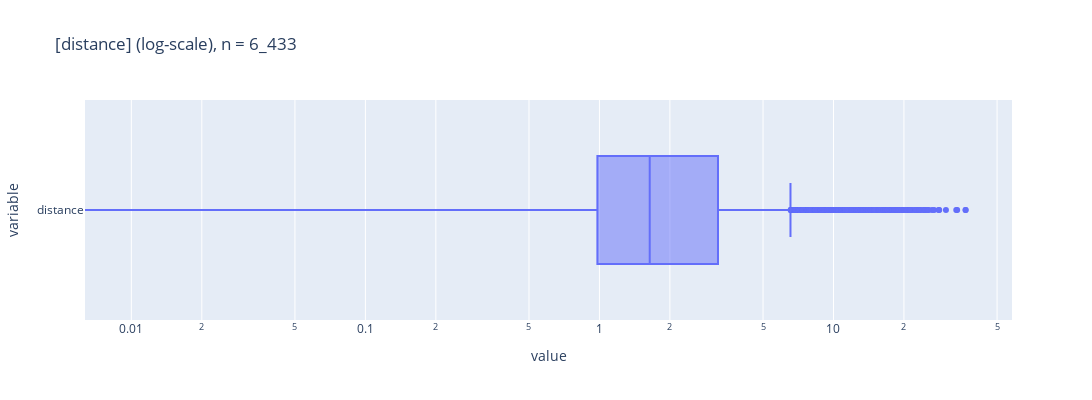

The cell this chart's notebook holds for it:
### Code cell
_=pls.plot_box(
    df.distance,
    height=400,
    violin=False,
    x_min=-2,
    # x_max=50,
    use_log=True,
    annotations=False,
    # summary = False,
    # png_path=Path("box1.png"),
)

### Figure 1 — Plotly figure (JSON) as saved in the notebook; plotly's stock layout.template omitted (floating-point values rounded to 4 significant figures; data arrays with more than 128 entries replaced by an {"elided": "..."} marker saying what was removed)
{"data": [{"alignmentgroup": "True", "hovertemplate": "value=%{x}<br>variable=%{y}<extra></extra>", "legendgroup": "", "marker": {"color": "#636efa"}, "name": "", "notched": false, "offsetgroup": "", "orientation": "h", "showlegend": false, "type": "box", "x": {"elided": "6433 float values"}, "x0": " ", "xaxis": "x", "y": {"elided": "6433 str values"}, "y0": " ", "yaxis": "y"}], "layout": {"boxmode": "group", "height": 400, "legend": {"tracegroupgap": 0}, "title": {"text": "[distance] (log-scale), n = 6_433"}, "width": 1200, "xaxis": {"anchor": "y", "domain": [0, 1], "title": {"text": "value"}, "type": "log"}, "yaxis": {"anchor": "x", "domain": [0, 1], "title": {"text": "variable"}}}}
